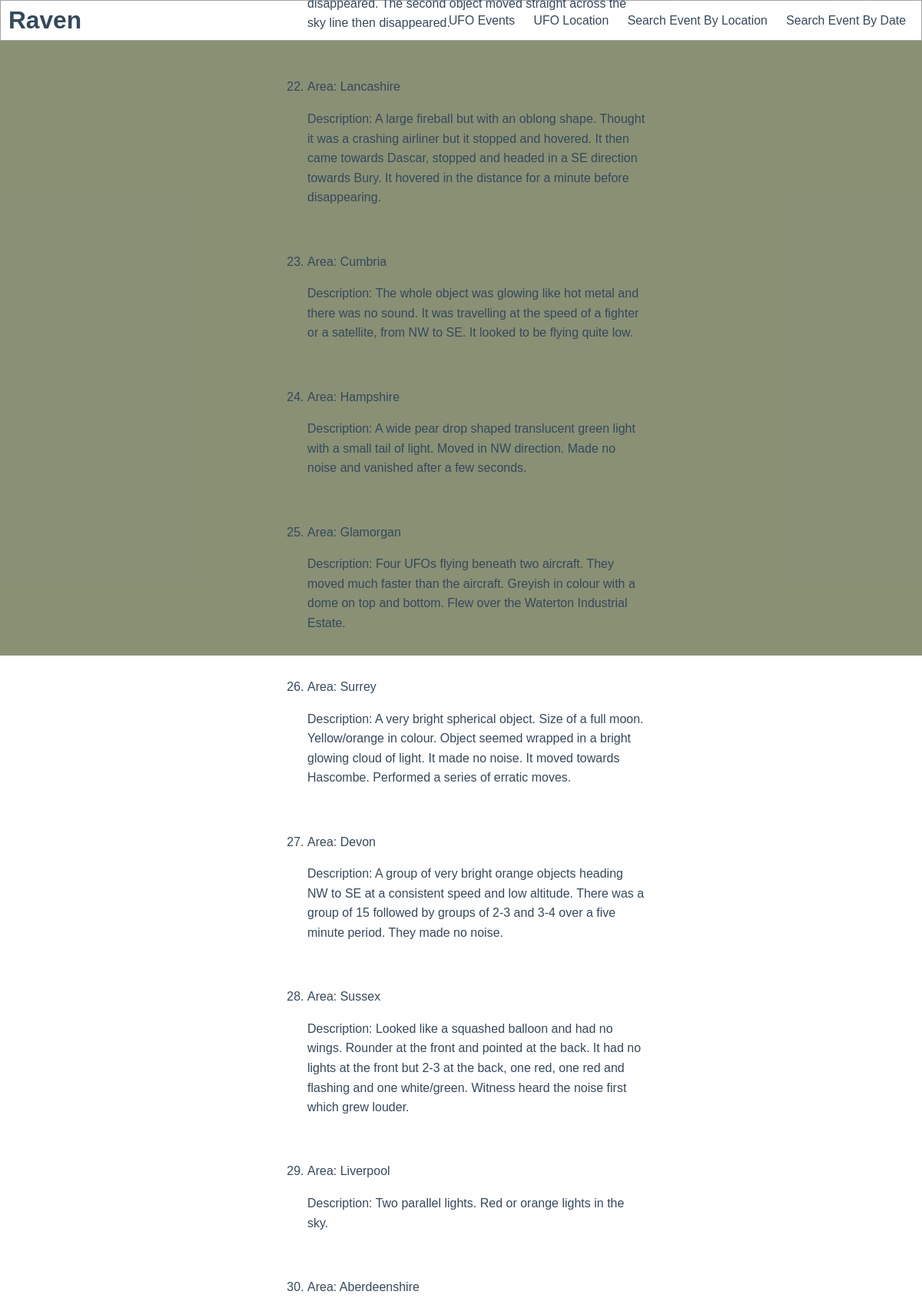
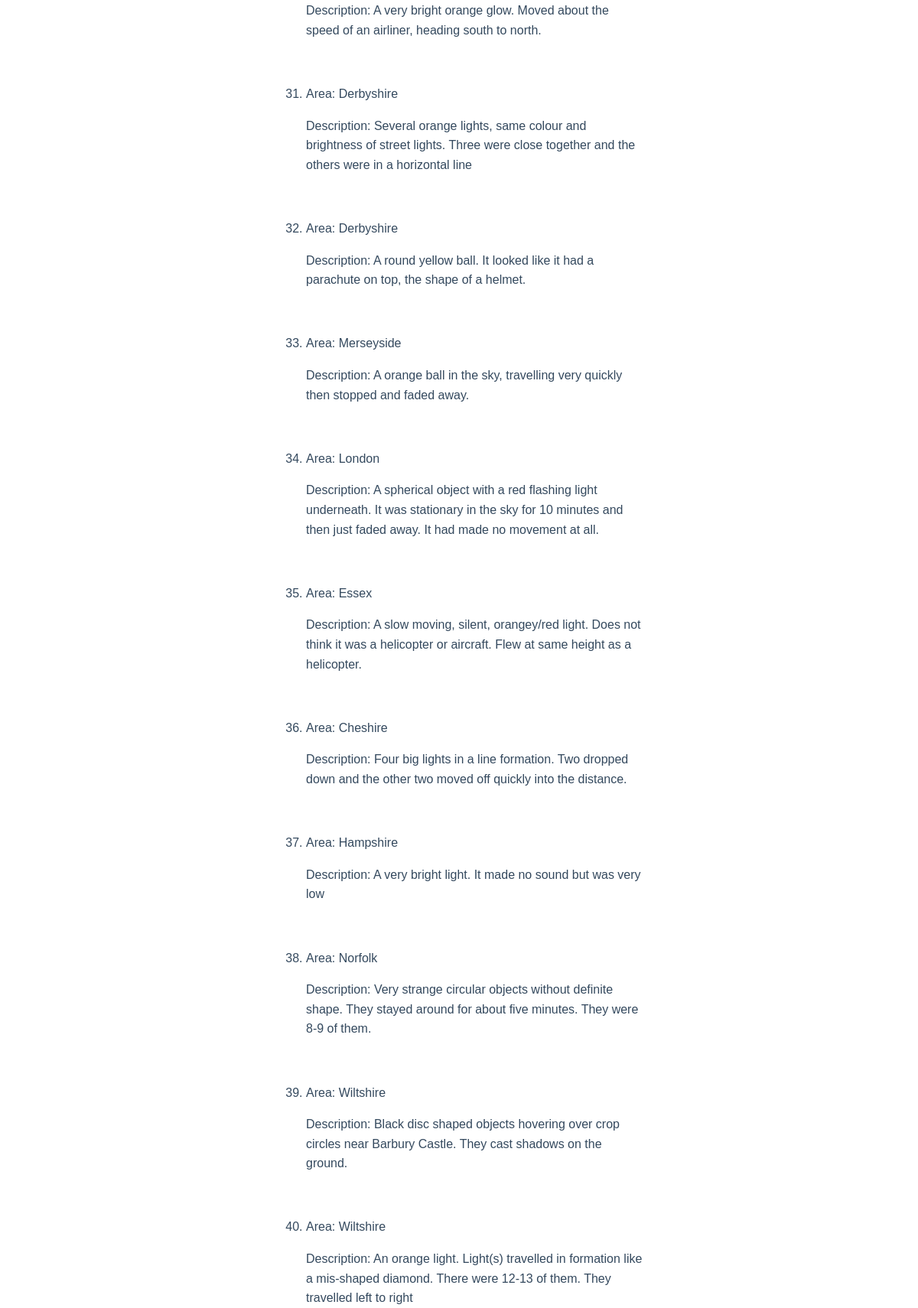
Page /search_location (upper part) on the committed database (2 pictures, top to bottom).
### ufo/models.py (models this page shows, shortened)
class Event(models.Model):
    date = models.DateField()
    area = models.CharField(max_length=100)
    description = models.TextField()

### ufo/views.py (the view)
# urls.py: path("search_location", views.search_location, name="search_location"),
def search_location(request):
    qs = Event.objects.all()
    search_location = request.GET.get('search_location')
    if search_location != '' and search_location is not None:
        qs = qs.filter(area__icontains=search_location)
    context = {
        'loc': qs
    }
    return render(request, "ufo/search_location.html", context)

### ufo/templates/ufo/search_location.html (shortened to what this page needs)
{% extends "base.html" %}
{% load static %}
{% block content %}
<header class="header">
    <div class="brand">
        <h1 class="logo"><a href="{% url 'index' %}">Raven</a></h1>
    </div>
        <ul class="nav-links">
            <li class="nav-link"><a href="{% url 'all_events' %}"> UFO Events</a></li>
            <li class="nav-link"><a href="{% url 'all_locations' %}"> UFO Location</a></li>
            <li class="nav-link"><a href="{% url 'search_location' %}"> Search Event By Location</a></li>
            <li class="nav-link"><a href="{% url 'search_date' %}"> Search Event By Date</a></li>
        </ul>
</header>
<div class="background">
    <div class="center">
        <ol>
            {% for locations in loc %}
            <li>
                <p>Area: {{ locations.area }} </p>
                <p>Description: {{ locations.description }}</p>
            </li><br>
            {% empty %}
            <li>No description</li>
            {% endfor %}
        </ol>
    </div>
</div>
{% endblock %}

### ufo/static/css/style.css (style rules this page uses)
* { box-sizing: border-box; }
body { font-family: 'Montserrat', sans-serif; line-height: 1.6; margin: 0; min-height: 100vh; }
h1 { color: #34495e; margin: 0; }
p, ol { color: #34495e; }
a { color: #34495e; font-size: .99em; text-decoration: none; }
.brand { margin-left: 10px; }
.header { display: flex; justify-content: space-between; align-items: center; width: 100%; padding-top: 0; padding-bottom: 0; border: 1px solid #a2a2a2; }
.header .nav-links { display: block; list-style: none; margin: 0; padding: 0; }
.header .nav-link { display: inline-block; margin-right: 20px; }
.background { background-color: #747b5ad6; display: flex; flex-direction: column; justify-content: center; align-items: center; height: 100vh; }
.center { display: flex; flex-direction: column; justify-content: center; margin-left: 30%; margin-right: 30%; }

### rows in the picture
Event: area "Lancashire", description "A large fireball but with an oblong shape. Thought it was a crashing airliner but it stopped and hovered. It then came towards Dascar, stopped and headed in a SE direction towards Bury. It hovered in the distance for a minute before disappearing."
Event: area "Cumbria", description "The whole object was glowing like hot metal and there was no sound. It was travelling at the speed of a fighter or a satellite, from NW to SE. It looked to be flying quite low."
Event: area "Hampshire", description "A wide pear drop shaped translucent green light with a small tail of light. Moved in NW direction. Made no noise and vanished after a few seconds."
Event: area "Glamorgan", description "Four UFOs flying beneath two aircraft. They moved much faster than the aircraft. Greyish in colour with a dome on top and bottom. Flew over the Waterton Industrial Estate."
Event: area "Surrey", description "A very bright spherical object. Size of a full moon. Yellow/orange in colour. Object seemed wrapped in a bright glowing cloud of light. It made no noise. It moved towards Hascombe. Performed a series of erratic moves."
Event: area "Devon", description "A group of very bright orange objects heading NW to SE at a consistent speed and low altitude. There was a group of 15 followed by groups of 2-3 and 3-4 over a five minute period. They made no noise."
Event: area "Sussex", description "Looked like a squashed balloon and had no wings. Rounder at the front and pointed at the back. It had no lights at the front but 2-3 at the back, one red, one red and flashing and one white/green. Witness heard the noise first which grew louder."
Event: area "Liverpool", description "Two parallel lights. Red or orange lights in the sky."
Event: area "Aberdeenshire", description "A very bright orange glow. Moved about the speed of an airliner, heading south to north."
Event: area "Derbyshire", description "Several orange lights, same colour and brightness of street lights. Three were close together and the others were in a horizontal line"
Event: area "Derbyshire", description "A round yellow ball. It looked like it had a parachute on top, the shape of a helmet."
Event: area "Merseyside", description "A orange ball in the sky, travelling very quickly then stopped and faded away."
Event: area "London", description "A spherical object with a red flashing light underneath. It was stationary in the sky for 10 minutes and then just faded away. It had made no movement at all."
Event: area "Essex", description "A slow moving, silent, orangey/red light. Does not think it was a helicopter or aircraft. Flew at same height as a helicopter."
Event: area "Cheshire", description "Four big lights in a line formation. Two dropped down and the other two moved off quickly into the distance."
Event: area "Hampshire", description "A very bright light. It made no sound but was very low"
Event: area "Norfolk", description "Very strange circular objects without definite shape. They stayed around for about five minutes. They were 8-9 of them."
Event: area "Wiltshire", description "Black disc shaped objects hovering over crop circles near Barbury Castle. They cast shadows on the ground."
Event: area "Wiltshire", description "An orange light. Light(s) travelled in formation like a mis-shaped diamond. There were 12-13 of them. They travelled left to right"
